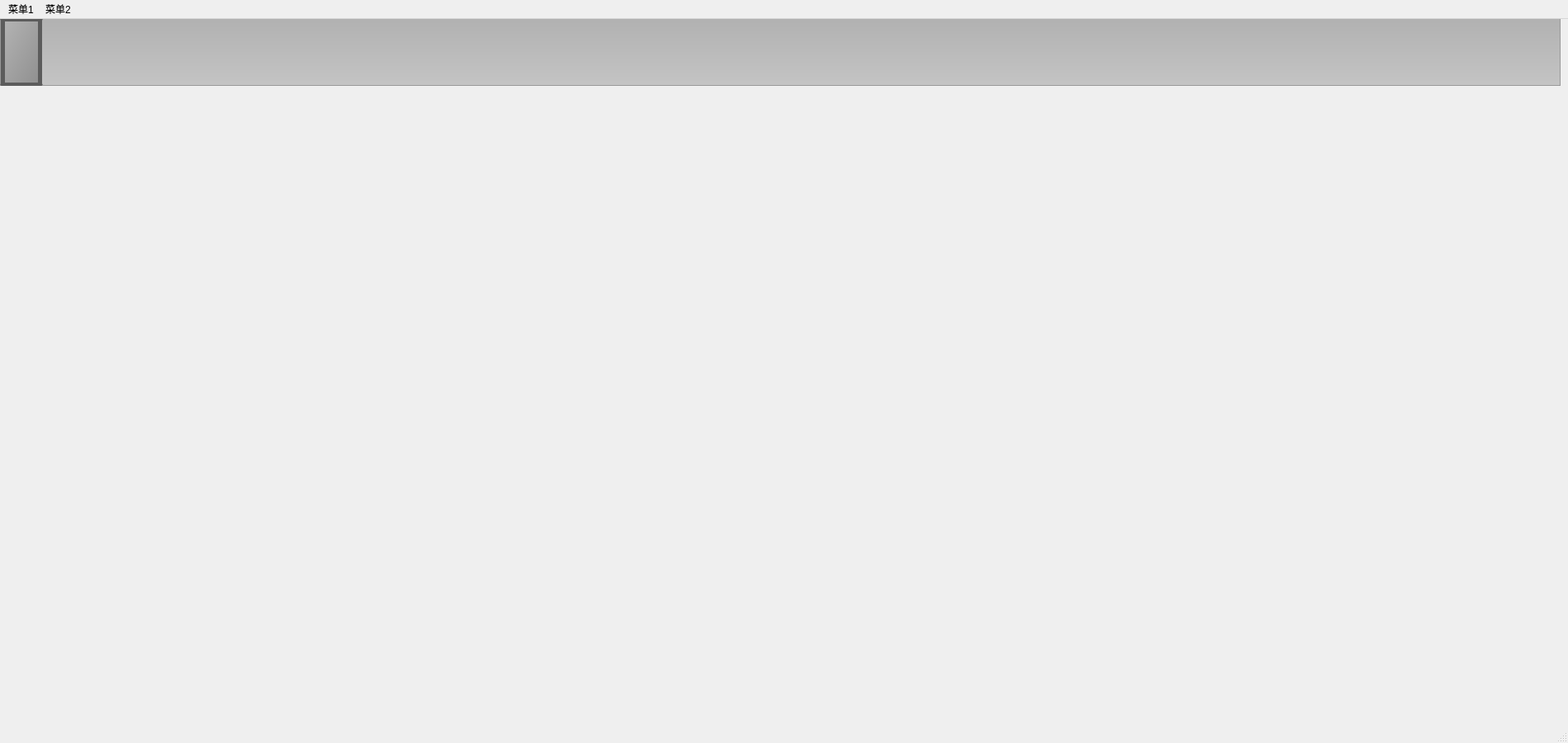
<?xml version="1.0" encoding="UTF-8"?>
<ui version="4.0">
 <class>MainWindow</class>
 <widget class="QMainWindow" name="MainWindow">
  <property name="geometry">
   <rect>
    <x>0</x>
    <y>0</y>
    <width>1900</width>
    <height>900</height>
   </rect>
  </property>
  <property name="cursor">
   <cursorShape>ArrowCursor</cursorShape>
  </property>
  <property name="windowTitle">
   <string>LivenessDetection2</string>
  </property>
  <widget class="QWidget" name="centralWidget">
   <widget class="QLabel" name="imageLabel">
    <property name="geometry">
     <rect>
      <x>330</x>
      <y>90</y>
      <width>600</width>
      <height>480</height>
     </rect>
    </property>
    <property name="text">
     <string/>
    </property>
   </widget>
   <widget class="QSlider" name="horizontalSlider">
    <property name="geometry">
     <rect>
      <x>0</x>
      <y>0</y>
      <width>1891</width>
      <height>81</height>
     </rect>
    </property>
    <property name="styleSheet">
     <string notr="true">QSlider::groove:horizontal {
    border: 1px solid #999999;
    height: 80px; /* the groove expands to the size of the slider by default. by giving it a height, it has a fixed size */
    background: qlineargradient(x1:0, y1:0, x2:0, y2:1, stop:0 #B1B1B1, stop:1 #c4c4c4);
    margin: 2px 0;
}

QSlider::handle:horizontal {
    background: qlineargradient(x1:0, y1:0, x2:1, y2:1, stop:0 #b4b4b4, stop:1 #8f8f8f);
    border: 5px solid #5c5c5c;
    width: 40px;
    margin: -2px 0; /* handle is placed by default on the contents rect of the groove. Expand outside the groove */
    border-radius: 3px;
}</string>
    </property>
    <property name="orientation">
     <enum>Qt::Horizontal</enum>
    </property>
   </widget>
   <widget class="QWidget" name="">
    <property name="geometry">
     <rect>
      <x>160</x>
      <y>130</y>
      <width>171</width>
      <height>22</height>
     </rect>
    </property>
    <layout class="QHBoxLayout" name="horizontalLayout">
     <item>
      <widget class="QLabel" name="label">
       <property name="text">
        <string>主窗口帧率</string>
       </property>
      </widget>
     </item>
     <item>
      <widget class="QLabel" name="mainFrameRateLabel">
       <property name="text">
        <string/>
       </property>
      </widget>
     </item>
     <item>
      <widget class="QLabel" name="label_3">
       <property name="text">
        <string>帧/秒</string>
       </property>
      </widget>
     </item>
    </layout>
   </widget>
   <widget class="QWidget" name="">
    <property name="geometry">
     <rect>
      <x>148</x>
      <y>160</y>
      <width>181</width>
      <height>22</height>
     </rect>
    </property>
    <layout class="QHBoxLayout" name="horizontalLayout_2">
     <item>
      <widget class="QLabel" name="label_2">
       <property name="text">
        <string>人脸配准帧率</string>
       </property>
      </widget>
     </item>
     <item>
      <widget class="QLabel" name="faceAlignmentFrameRate">
       <property name="text">
        <string/>
       </property>
      </widget>
     </item>
     <item>
      <widget class="QLabel" name="label_5">
       <property name="text">
        <string>帧/秒</string>
       </property>
      </widget>
     </item>
    </layout>
   </widget>
  </widget>
  <widget class="QMenuBar" name="menuBar">
   <property name="geometry">
    <rect>
     <x>0</x>
     <y>0</y>
     <width>1900</width>
     <height>25</height>
    </rect>
   </property>
   <widget class="QMenu" name="menu_1">
    <property name="title">
     <string>菜单1</string>
    </property>
   </widget>
   <widget class="QMenu" name="menu_2">
    <property name="title">
     <string>菜单2</string>
    </property>
   </widget>
   <addaction name="menu_1"/>
   <addaction name="menu_2"/>
  </widget>
  <widget class="QStatusBar" name="statusBar"/>
 </widget>
 <layoutdefault spacing="6" margin="11"/>
 <resources/>
 <connections/>
</ui>
